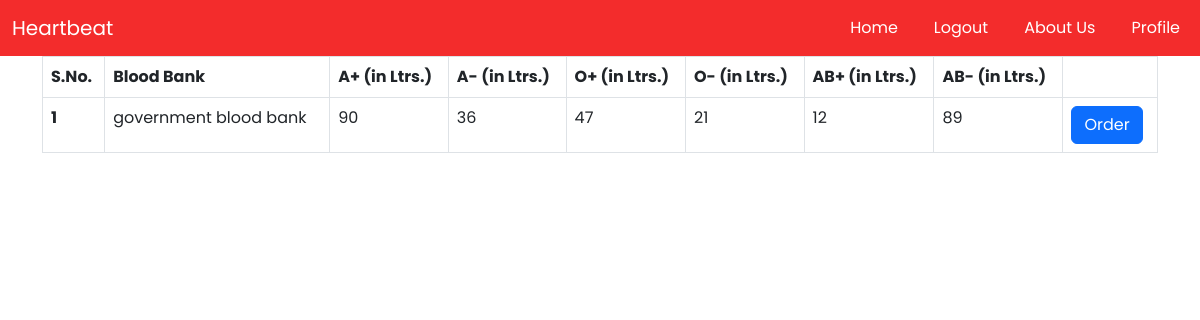
/user/bloodbank/list/ (signed in), run on the app's committed database.
### users/models.py (models this page shows)
class BloodStock(models.Model):
    user=models.OneToOneField(User,on_delete=models.CASCADE)
    apositive = models.IntegerField()
    anegative = models.IntegerField()
    abpositive = models.IntegerField()
    abnegative = models.IntegerField()
    opositive = models.IntegerField()
    onegative = models.IntegerField()

class User(AbstractUser):
    is_deliveryPerson = models.BooleanField(default=False)
    is_customer = models.BooleanField(default=False)
    is_bloodbank = models.BooleanField(default=False)

### users/views.py (the view)
# urls.py: path('user/bloodbank/list/',views.BloodBankList,name='bloodBankList'),
def BloodBankList(request):
    bloodbanks=BloodStock.objects.all()
    return render(request,'bloodbank/bloodbanklist.html',{'bloodbanks':bloodbanks})

### templates/bloodbank/bloodbanklist.html (shortened to what this page needs)
{% extends 'components/base.html' %}
{% block body %}
{% include 'components/navbar.html' %}
<div class="container">
<table class="table table-bordered">
    <thead>
      <tr>
        <th scope="col">S.No.</th>
        <th scope="col">Blood Bank</th>
        <th scope="col">A+ (in Ltrs.)</th>
        <th scope="col">A- (in Ltrs.)</th>
        <th scope="col">O+ (in Ltrs.)</th>
        <th scope="col">O- (in Ltrs.)</th>
        <th scope="col">AB+ (in Ltrs.)</th>
        <th scope="col">AB- (in Ltrs.)</th>
        <th scope="col"></th>
      </tr>
    </thead>
    <tbody>
        {% for bloodbank in bloodbanks %}
      <tr>
        <th scope="row">{{bloodbank.id}}</th>
        <td>{{bloodbank.user.first_name}}</td>
        <td>{{bloodbank.apositive}}</td>
        <td>{{bloodbank.anegative}}</td>
        <td>{{bloodbank.opositive}}</td>
        <td>{{bloodbank.onegative}}</td>
        <td>{{bloodbank.abpositive}}</td>
        <td>{{bloodbank.abnegative}}</td>
        <td><a href="{% url 'orderAmount' pk=bloodbank.pk %}" class="btn btn-primary">Order</a></td>
      </tr>
      {% endfor %}
    </tbody>
  </table>
</div>
{% endblock %}

### users/static/style.css (style rules this page uses)
* { margin: 0; padding: 0; box-sizing: border-box; font-family: 'Poppins', sans-serif; }

### data on the page
BloodStock: id "1", user.first_name "government blood bank", apositive "90", anegative "36", opositive "47", onegative "21", abpositive "12", abnegative "89"
